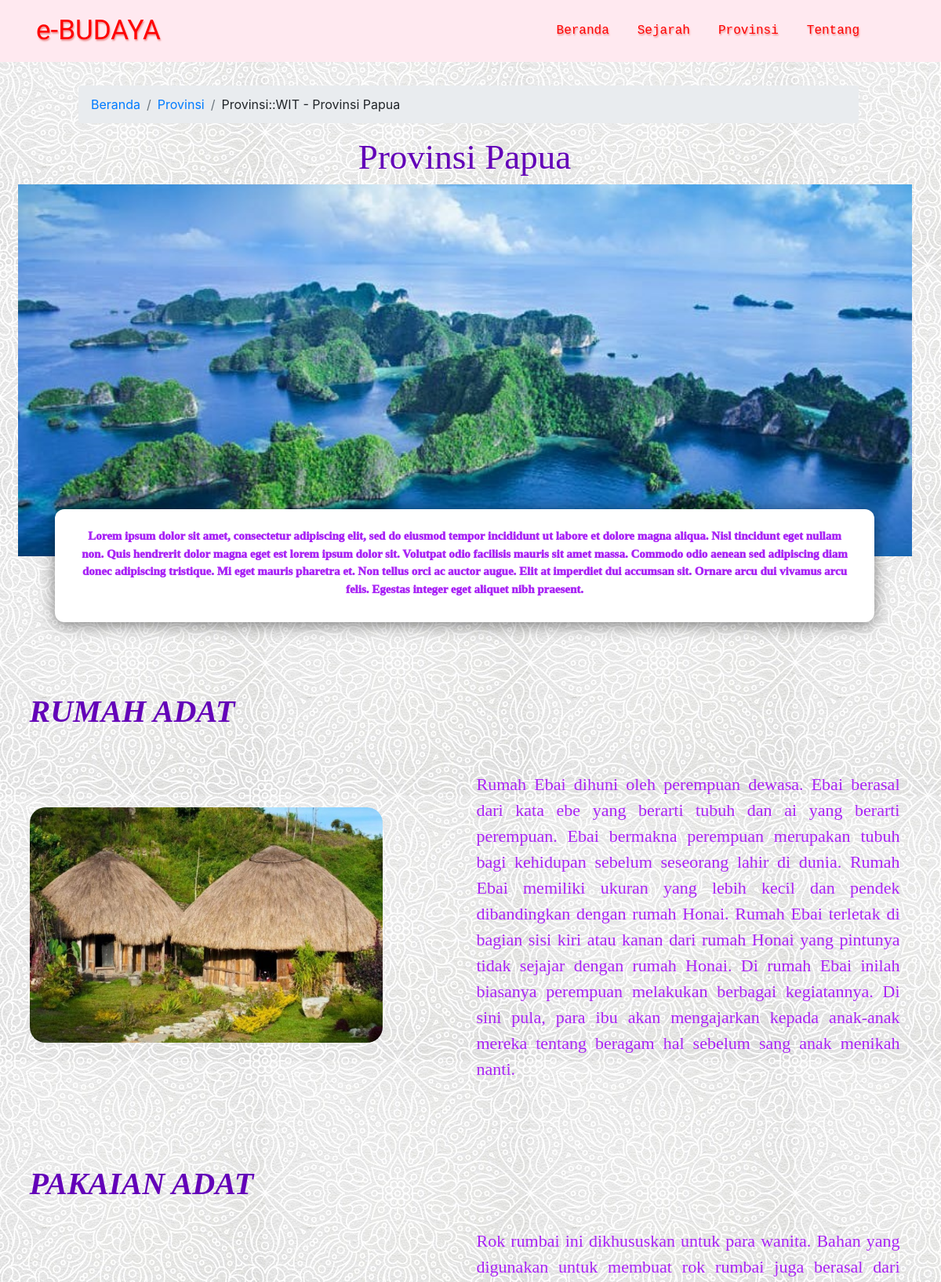
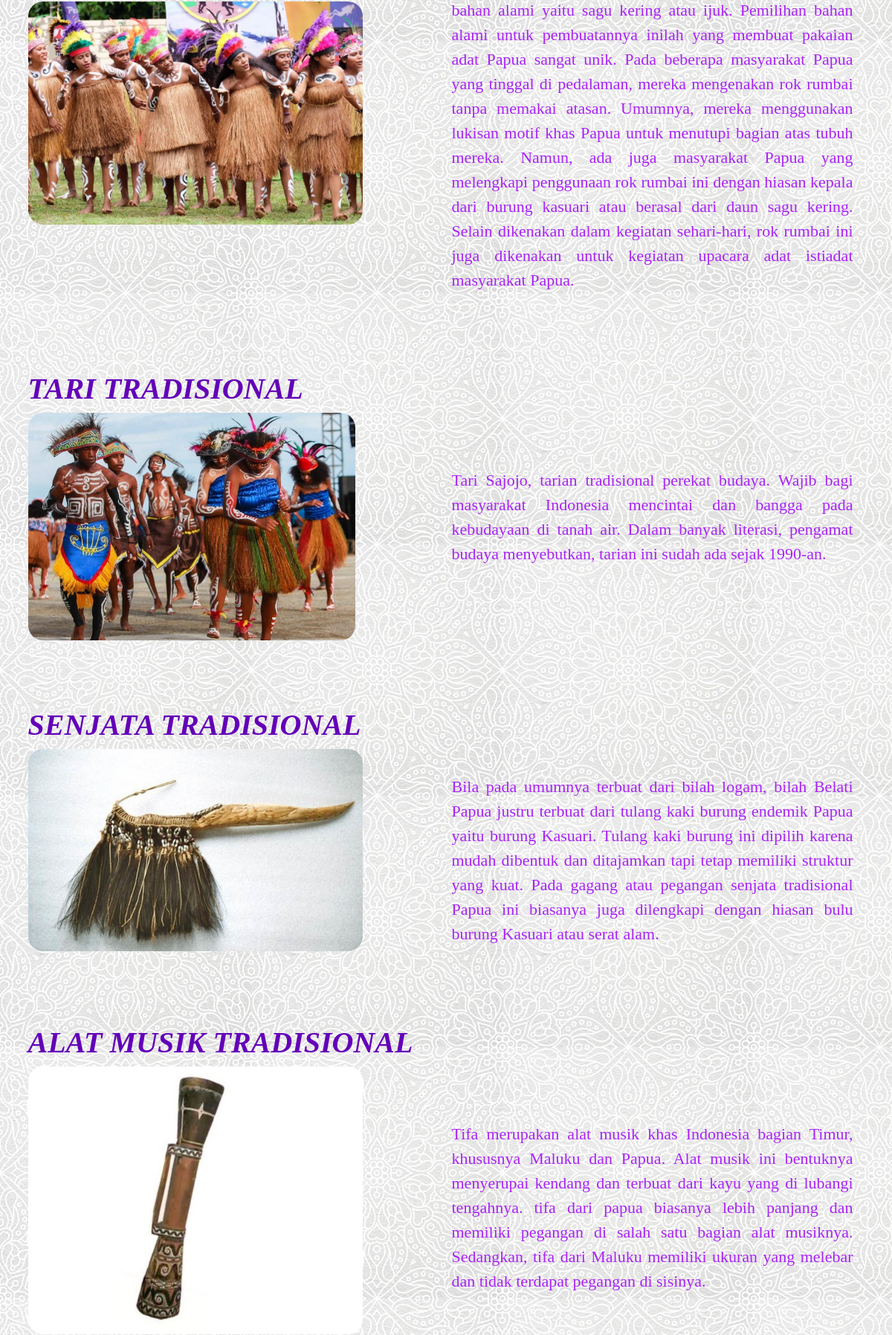
/provpapua.php (upper part), run on the app's committed database (2 pictures, top to bottom).
### tables this page shows
CREATE TABLE `provinsi` (
  `id_prov` int(35) NOT NULL,
  `nama_prov` varchar(200) NOT NULL,
  `isi_prov` longtext NOT NULL,
  `gambar_prov` varchar(200) NOT NULL,
  `isi_rmh` mediumtext NOT NULL,
  `isi_pakaian` mediumtext NOT NULL,
  `isi_tari` mediumtext NOT NULL,
  `isi_senjata` mediumtext NOT NULL,
  `isi_alat` mediumtext NOT NULL,
  `isi_mkn` mediumtext NOT NULL
);

### provpapua.php (the view, shortened to what this page needs)
<?php
  require "inc/koneksi.php";
  $query = mysqli_query($con, "SELECT * FROM provinsi where id_prov = '3'");
  $data = mysqli_fetch_assoc($query);
?>
<?php
  include "header.php";
?>
  <nav aria-label="breadcrumb" style="margin-top: 30px; margin-left: 100px; width: 84%;">
    <ol class="breadcrumb">
      <li class="breadcrumb-item">
        <a href="index.php">Beranda</a>
      </li>
      <li class="breadcrumb-item">
		    <a href="provinsi.php">Provinsi</a>
	    </li>
      <li class="breadcrumb-item">Provinsi::WIT - Provinsi Papua</li>
    </ol>
  </nav>
      <div class="provpapua">
        <div class="container">
          <h2 class="display-4"><?=$data['nama_prov'];?></h2>
          <div class="row justify-content-center">
            <img src="upload/<?=$data['gambar_prov'];?>" alt="papua">
          </div>
        </div>
      </div>
			<div class="container">
					<div class="row justify-content-center">
						<div class="col-lg-11 desc-papua">
							<p><?=$data['isi_prov'];?></p>
						</div>
					</div>
					<div class="row rmhpapua">
						<div class="col-lg-6">
							<h5>Rumah Adat</h5>
							<img src="assets/img/rumah-adat-papua-honai.jpg" alt="Rumah Adat Papua" class="img-fluid">
						</div>
						<div class="col-lg-6">
							<p><?=$data['isi_rmh'];?></p>
						</div>
					</div>
					<div class="row pakaianpapua">
						<div class="col-lg-6">
							<h5>Pakaian Adat</h5>
							<img src="assets/img/Rok-Rumbai.png" alt="Pakaian Adat Papua" class="img-fluid">
						</div>
						<div class="col-lg-6">
							<p><?=$data['isi_pakaian'];?></p>
						</div>
					</div>
					<div class="row taripapua">
						<div class="col-lg-6">
							<h5>Tari Tradisional</h5>
							<img src="assets/img/Tarian-Sajojo.jpg" alt="Tari Papua" class="img-fluid">
						</div>
						<div class="col-lg-6">
							<p><?=$data['isi_tari'];?></p>
						</div>
					</div>
					<div class="row senjatapapua">
						<div class="col-lg-6">
							<h5>Senjata Tradisional</h5>
							<img src="assets/img/senjata-tradisional-papua-pisau-belati.jpg" alt="Senjata Papua" class="img-fluid">
						</div>
						<div class="col-lg-6">
							<p><?=$data['isi_senjata'];?></p>
						</div>
					</div>
					<div class="row alatmskpapua">
						<div class="col-lg-6">
							<h5>Alat Musik Tradisional</h5>
							<img src="assets/img/tifa.jpg" alt="Alatmusikpapua" class="img-fluid">
						</div>
						<div class="col-lg-6">
							<p><?=$data['isi_alat'];?></p>
						</div>
					</div>
			</div>
<?php
  include "footer.php";
?>

### data on the page
provinsi: nama_prov "Provinsi Papua", gambar_prov (picture), isi_prov "Lorem ipsum dolor sit amet, consectetur adipiscing elit, sed do eiusmod tempor incididunt ut labore et dolore magna aliqua. Nisl tincidunt eget nullam non. Quis hendrerit dolor magna eget est lorem ipsum dolor sit. Volutpat odio facilisis mauris sit amet massa. Commodo odio aenean sed adipiscing diam donec adipiscing tristique. Mi eget mauris pharetra et. Non tellus orci ac auctor augue. Elit at imperdiet dui accumsan sit. Ornare arcu dui vivamus arcu felis. Egestas integer eget aliquet nibh praesent.", isi_rmh "Rumah Ebai dihuni oleh perempuan dewasa. Ebai berasal dari kata ebe yang berarti tubuh dan ai yang berarti perempuan. Ebai bermakna perempuan merupakan tubuh bagi kehidupan sebelum seseorang lahir di dunia. Rumah Ebai memiliki ukuran yang lebih kecil dan pendek dibandingkan dengan rumah Honai. Rumah Ebai terletak di bagian sisi kiri atau kanan dari rumah Honai yang pintunya tidak sejajar dengan rumah Honai. Di rumah Ebai inilah biasanya perempuan melakukan berbagai kegiatannya. Di sini pula, para ibu akan mengajarkan kepada anak-anak mereka tentang beragam hal sebelum sang anak menikah nanti.", isi_pakaian "Rok rumbai ini dikhususkan untuk para wanita. Bahan yang digunakan untuk membuat rok rumbai juga berasal dari bahan alami yaitu sagu kering atau ijuk. Pemilihan bahan alami untuk pembuatannya inilah yang membuat pakaian adat Papua sangat unik. Pada beberapa masyarakat Papua yang tinggal di pedalaman, mereka mengenakan rok rumbai tanpa memakai atasan. Umumnya, mereka menggunakan lukisan motif khas Papua untuk menutupi bagian atas tubuh mereka. Namun, ada juga masyarakat Papua yang melengkapi penggunaan rok rumbai ini dengan hiasan kepala dari burung kasuari atau berasal dari daun sagu kering. Selain dikenakan dalam kegiatan sehari-hari, rok rumbai ini juga dikenakan untuk kegiatan upacara…", isi_tari "Tari Sajojo, tarian tradisional perekat budaya. Wajib bagi masyarakat Indonesia mencintai dan bangga pada kebudayaan di tanah air. Dalam banyak literasi, pengamat budaya menyebutkan, tarian ini sudah ada sejak 1990-an.", isi_senjata "Bila pada umumnya terbuat dari bilah logam, bilah Belati Papua justru terbuat dari tulang kaki burung endemik Papua yaitu burung Kasuari. Tulang kaki burung ini dipilih karena mudah dibentuk dan ditajamkan tapi tetap memiliki struktur yang kuat. Pada gagang atau pegangan senjata tradisional Papua ini biasanya juga dilengkapi dengan hiasan bulu burung Kasuari atau serat alam.", isi_alat "Tifa merupakan alat musik khas Indonesia bagian Timur, khususnya Maluku dan Papua. Alat musik ini bentuknya menyerupai kendang dan terbuat dari kayu yang di lubangi tengahnya. tifa dari papua biasanya lebih panjang dan memiliki pegangan di salah satu bagian alat musiknya. Sedangkan, tifa dari Maluku memiliki ukuran yang melebar dan tidak terdapat pegangan di sisinya."
